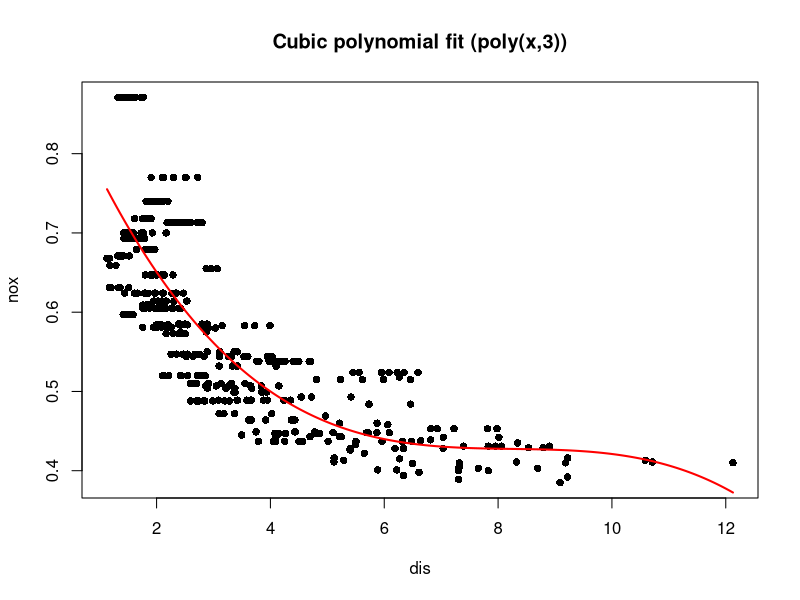
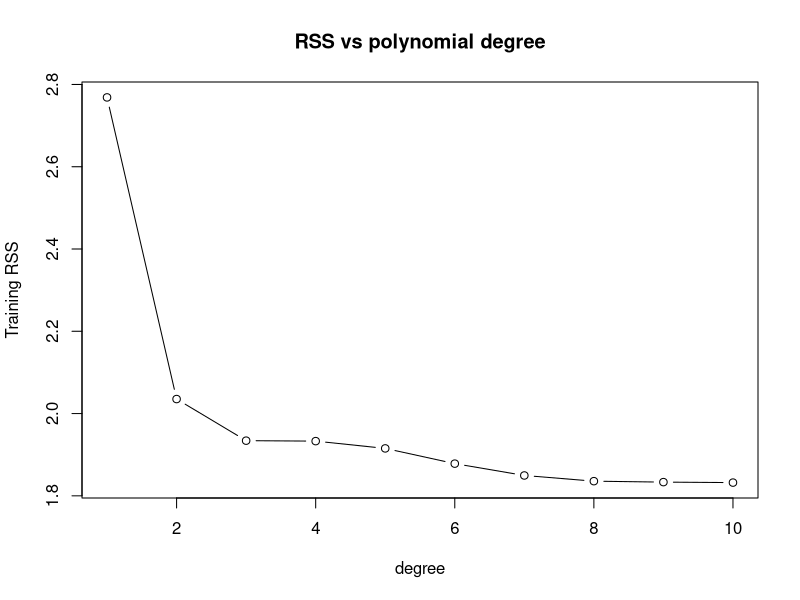
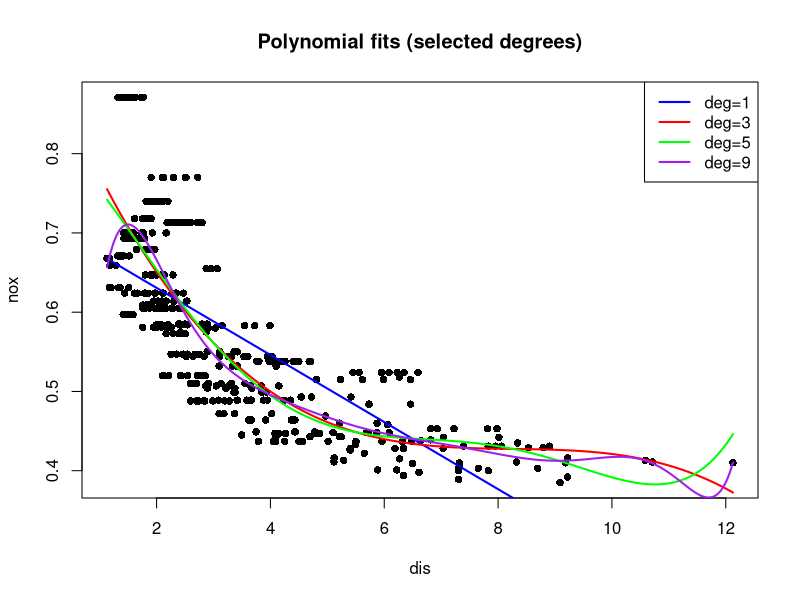
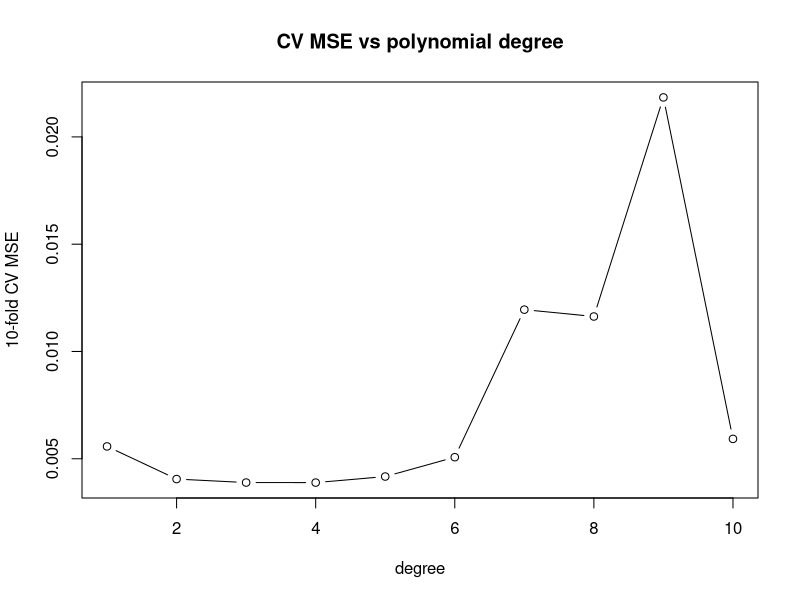
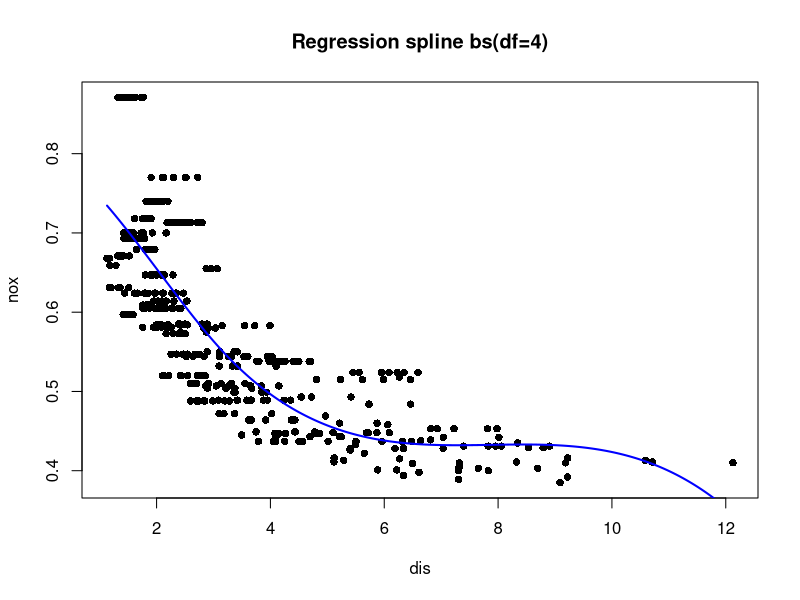
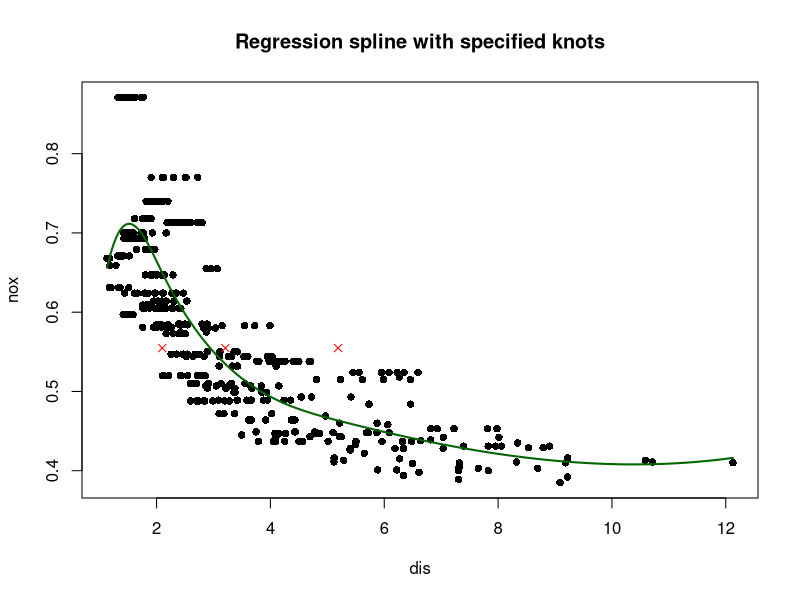
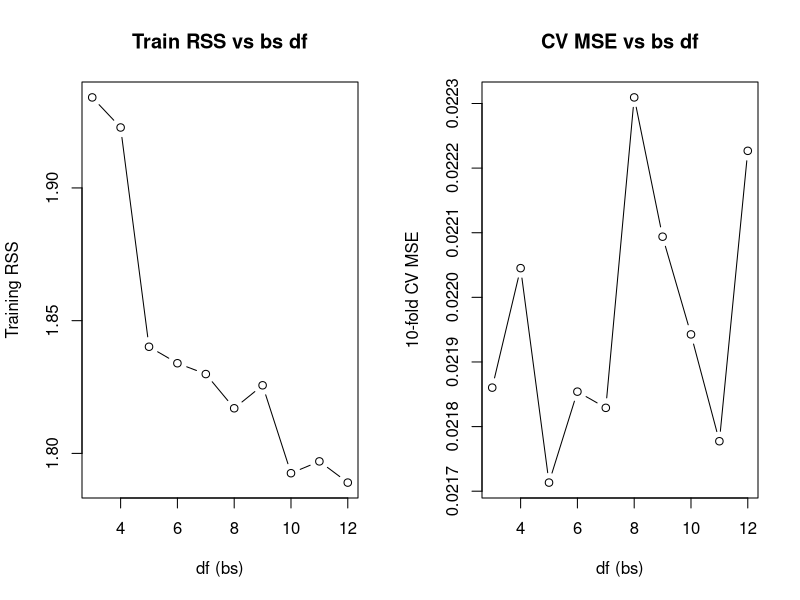
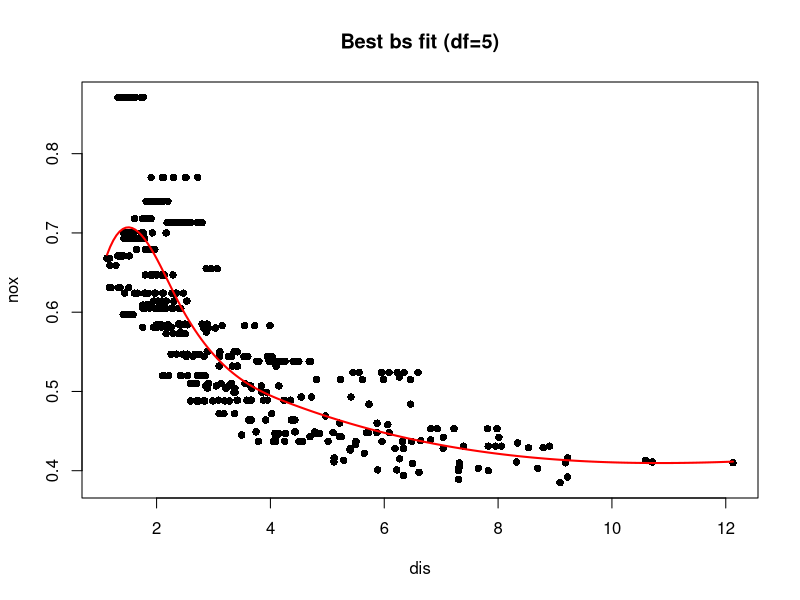

Write the R code that produced these figures, in order.
library(MASS)      # Boston 数据
library(splines)   # bs()

data(Boston)
x <- Boston$dis
y <- Boston$nox
set.seed(1)

# (a) 用 poly() 拟合三次多项式并绘图、输出结果
# 为避免不同 degree 的 poly() 在 predict 时发生内部属性不匹配，先计算到最大阶数的 poly
maxdeg <- 10
pp_global <- poly(x, maxdeg)  # orthogonal polynomials up to maxdeg

# 拟合并显示三次多项式（使用 pp_global 的前 3 列）
df3 <- cbind(y = y, as.data.frame(pp_global[, 1:3]))
names(df3)[-1] <- paste0("X", 1:3)
fit3 <- lm(y ~ ., data = df3)
summary(fit3)

# 绘图：数据点 + 三次多项式拟合曲线
plot(x, y, pch=16, xlab="dis", ylab="nox", main="Cubic polynomial fit (poly(x,3))")
xs <- seq(min(x), max(x), length=200)
# 使用 predict.poly 对新数据计算相同的多项式基，再取前 3 列
ys3 <- as.data.frame(predict(pp_global, xs)[, 1:3])
names(ys3) <- paste0("X", 1:3)
ys3 <- predict(fit3, newdata = ys3)
lines(xs, ys3, col="red", lwd=2)

# (b) 尝试不同阶数（1:10），计算训练 RSS 并绘出拟合曲线
RSS <- numeric(maxdeg)
fits <- vector("list", maxdeg)
for(d in 1:maxdeg){
  # 使用全样本计算的 orthogonal polynomials 的前 d 列作为预测变量
  X <- as.data.frame(pp_global[, 1:d])
  names(X) <- paste0("X", seq_len(d))
  df <- cbind(y = y, X)
  fm <- lm(y ~ ., data = df)
  RSS[d] <- sum(resid(fm)^2)
  fits[[d]] <- fm
}
plot(1:maxdeg, RSS, type="b", xlab="degree", ylab="Training RSS", main="RSS vs polynomial degree")

# 在同一图上比较若干阶数的拟合曲线（1,3,5,9 阶）
plot(x, y, pch=16, xlab="dis", ylab="nox", main="Polynomial fits (selected degrees)")
cols <- c("blue","red","green","purple")
ds <- c(1,3,5,9)
for(i in seq_along(ds)){
  dd <- ds[i]
  # 使用全样本 poly 对象预测新数据并取前 dd 列
  newX <- as.data.frame(predict(pp_global, xs)[, 1:dd])
  names(newX) <- paste0("X", seq_len(dd))
  ypred <- predict(fits[[dd]], newdata=newX)
  lines(xs, ypred, col=cols[i], lwd=2)
}
legend("topright", legend=paste0("deg=", ds), col=cols, lwd=2)

# (c) 用 10-fold CV 选择多项式阶数（自实现 K-fold）
cv_poly <- function(x, y, degree, K=10){
  n <- length(y)
  folds <- sample(rep(1:K, length.out=n))
  mse_fold <- numeric(K)
  for(k in 1:K){
    train_idx <- which(folds != k)
    test_idx  <- which(folds == k)
  # 为该折构造折内的 orthogonal poly 并用其 predict 对测试点做转换
  pptr <- poly(x[train_idx], degree)
  Xtr <- as.data.frame(pptr)
  names(Xtr) <- paste0("X", seq_len(degree))
  train_df <- cbind(y = y[train_idx], Xtr)
  fm <- lm(y ~ ., data = train_df)

  Xte <- as.data.frame(predict(pptr, x[test_idx]))
  names(Xte) <- paste0("X", seq_len(degree))
  pred <- predict(fm, newdata = Xte)
    mse_fold[k] <- mean((y[test_idx] - pred)^2)
  }
  mean(mse_fold)
}
K <- 10
cv_mse_poly <- sapply(1:maxdeg, function(d) cv_poly(x,y,d,K=K))
plot(1:maxdeg, cv_mse_poly, type="b", xlab="degree", ylab=paste0(K,"-fold CV MSE"), main="CV MSE vs polynomial degree")
best_deg_poly <- which.min(cv_mse_poly)
cat("Polynomial: best degree by CV =", best_deg_poly, "\n")

# (d) 用 bs() 拟合自由度为 4 的回归样条，并选择结点（示例取 3 个分位点）
# 方法一：直接指定 df=4
fit_bs_df4 <- lm(y ~ bs(x, df=4))
summary(fit_bs_df4)
y_bs4 <- predict(fit_bs_df4, newdata=data.frame(x=xs))
plot(x, y, pch=16, xlab="dis", ylab="nox", main="Regression spline bs(df=4)")
lines(xs, y_bs4, col="blue", lwd=2)

# 方法二：显式指定结点（例如取 25%,50%,75% 分位点作为内部结点）
knots <- quantile(x, probs=c(0.25,0.5,0.75))
fit_bs_knots <- lm(y ~ bs(x, knots=knots, degree=3))  # cubic pieces by default degree=3
summary(fit_bs_knots)
y_bs_knots <- predict(fit_bs_knots, newdata=data.frame(x=xs))
plot(x, y, pch=16, xlab="dis", ylab="nox", main="Regression spline with specified knots")
lines(xs, y_bs_knots, col="darkgreen", lwd=2)
points(knots, rep(mean(y), length(knots)), pch=4, col="red") # 标记结点位置 (在 x 轴)

# (e) 试不同的 df（自由度）拟合 bs 并比较训练 RSS 与 CV MSE
dfs <- 3:12
RSS_bs <- numeric(length(dfs))
CV_bs <- numeric(length(dfs))
for(i in seq_along(dfs)){
  dfv <- dfs[i]
  fm <- lm(y ~ bs(x, df=dfv))
  RSS_bs[i] <- sum(resid(fm)^2)
  # CV 计算（复用上面的函数，需调用 lm 内部的 bs；predict 支持）
  cvfun <- function(xtr, ytr, xts){
    fmtr <- lm(ytr ~ bs(xtr, df=dfv))
    predict(fmtr, newdata=data.frame(x=xts))
  }
  # 用同样的 10-fold 做 CV MSE（通用实现）
  folds <- sample(rep(1:K, length.out=length(y)))
  mse_f <- numeric(K)
  for(k in 1:K){
    tr <- which(folds != k); te <- which(folds == k)
    pred <- cvfun(x[tr], y[tr], x[te])
    mse_f[k] <- mean((y[te] - pred)^2)
  }
  CV_bs[i] <- mean(mse_f)
}
par(mfrow=c(1,2))
plot(dfs, RSS_bs, type="b", xlab="df (bs)", ylab="Training RSS", main="Train RSS vs bs df")
plot(dfs, CV_bs, type="b", xlab="df (bs)", ylab=paste0(K,"-fold CV MSE"), main="CV MSE vs bs df")
par(mfrow=c(1,1))
best_df_bs <- dfs[which.min(CV_bs)]
cat("Spline (bs): best df by CV =", best_df_bs, "\n")

# (f) 使用上面的 CV 结果选择自由度：best_df_bs
best_fit_bs <- lm(y ~ bs(x, df=best_df_bs))
yp_best <- predict(best_fit_bs, newdata=data.frame(x=xs))
plot(x, y, pch=16, xlab="dis", ylab="nox", main=paste("Best bs fit (df=", best_df_bs, ")", sep=""))
lines(xs, yp_best, col="red", lwd=2)